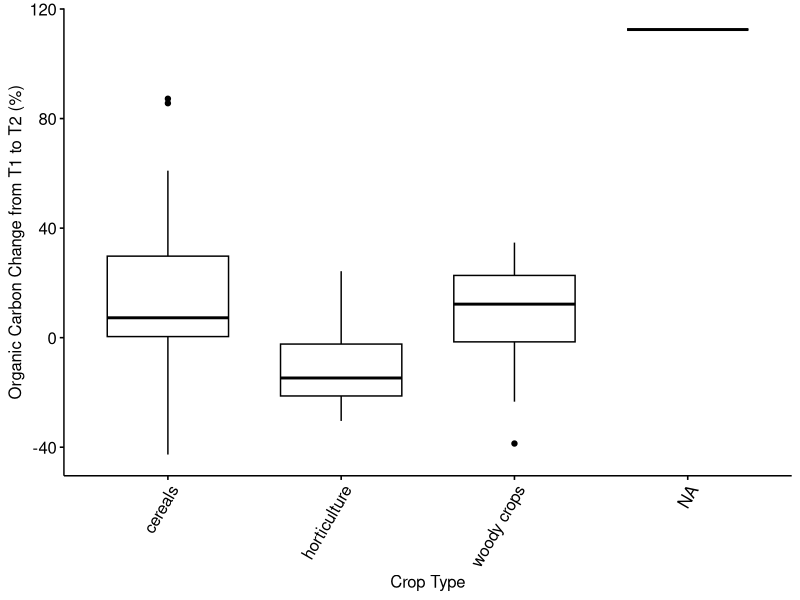
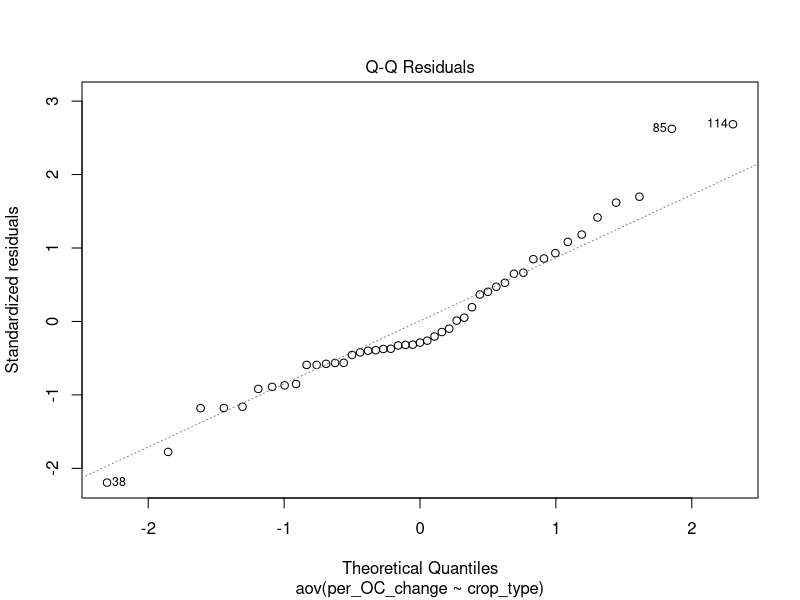
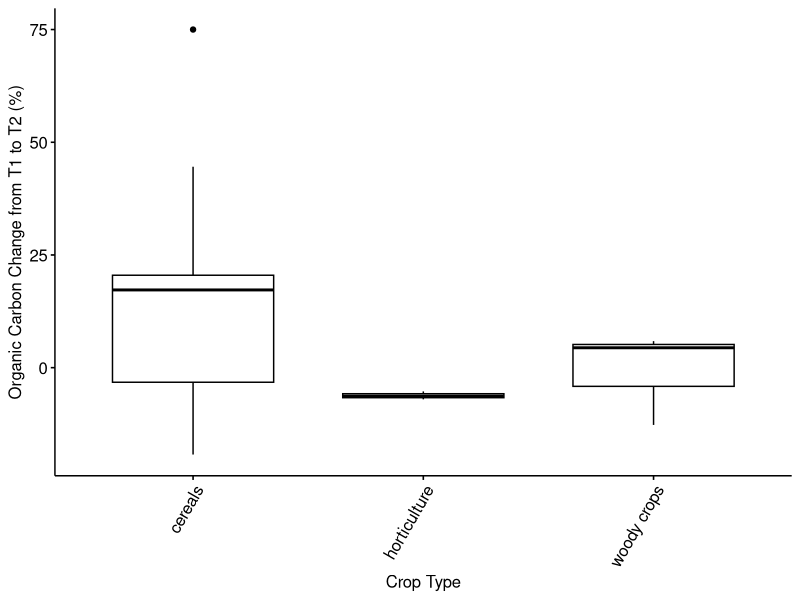
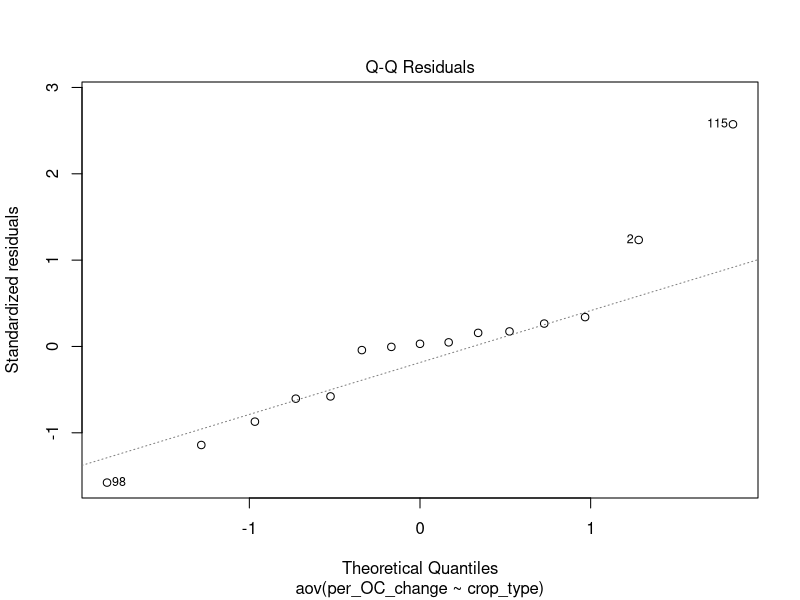
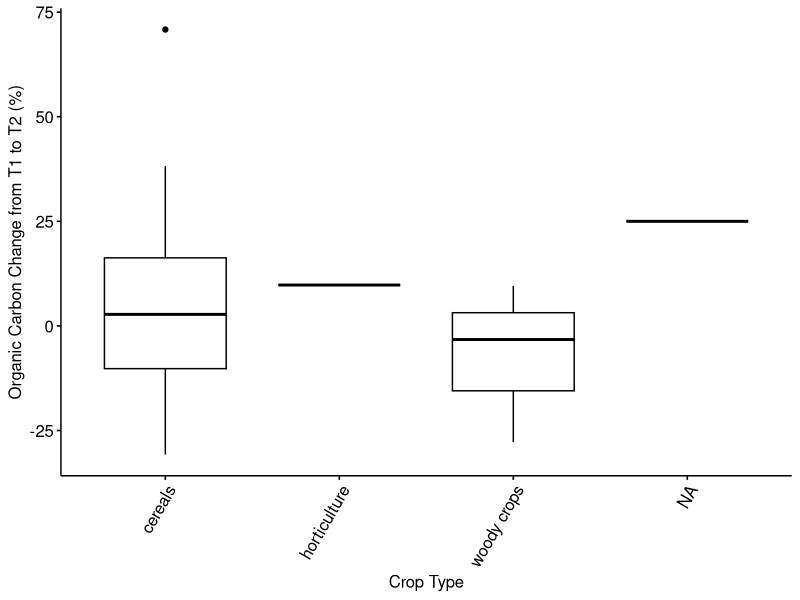
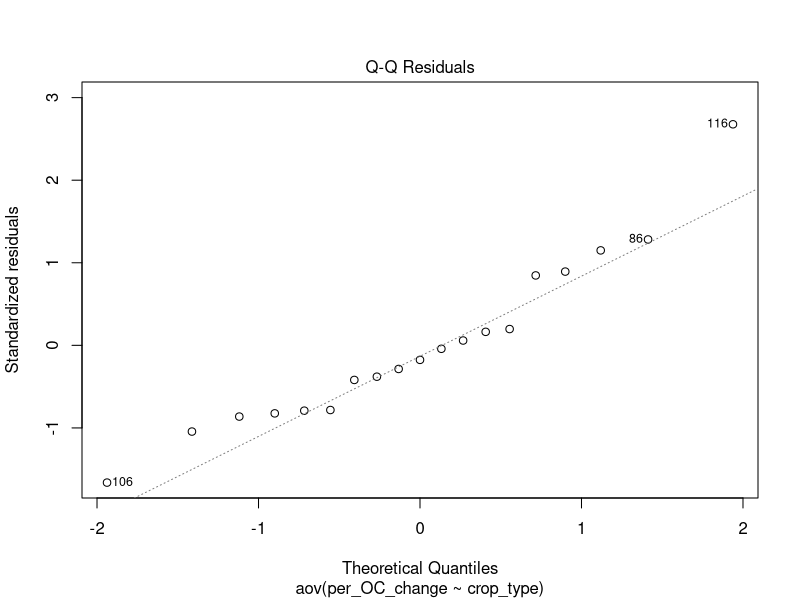
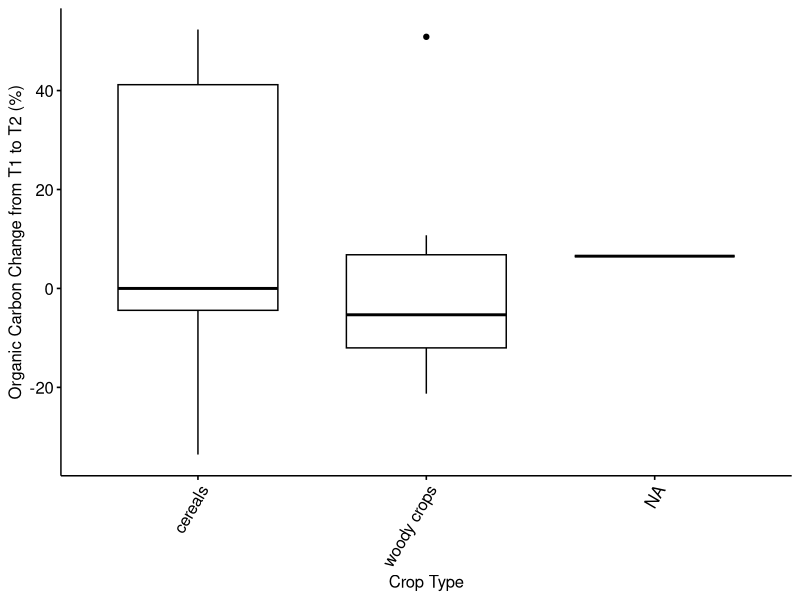
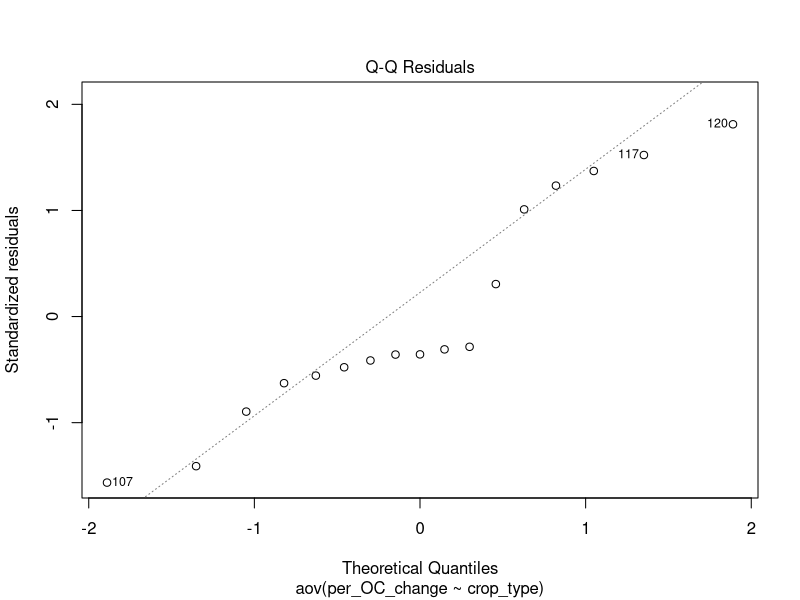

Reproduce these figures in R, in order.
## ---- chunk 1
# Load dataset
suppressWarnings(suppressMessages({
    library(tidyverse)
    library(ggpubr)
}))
## ---- chunk 2
# Load dataset
suppressWarnings(suppressMessages({
    datacsv <- read_csv("datasets/irrt1vt2_estBD_mar27.csv")
    dataset <- data.frame(datacsv)
}))
## ---- chunk 3
# Remove outliers
temp_dataset <- split(dataset, dataset$ref_num=="24")
dataset <- temp_dataset$'FALSE'

temp_dataset <- split(dataset, dataset$ref_num=="19")
dataset <- temp_dataset$'FALSE'
## ---- chunk 4
# Factor whole dataset
dataset[sapply(dataset, is.character)] <- lapply(dataset[sapply(dataset, is.character)], as.factor)

# Store rows without N+ and N- pairings in a temporary variable
tempData1a <- split(dataset, dataset$N_pair=="no")
dataseta <- tempData1a$'TRUE'

# For rows that do have a N+ and N- paring, store only the N- rows in a temporary variable
tempData1b <- split(dataset, dataset$N_pair_state=="N+")
datasetb <- tempData1b$'FALSE'

# Combine the two temporary variables into a unified dataset without the N+ treatments where such pairings exist in the dataset
dataset <- rbind(dataseta, datasetb)

# Separate out the 0 - 10 cm depth incrememt
tempData2 <- split(dataset, dataset$depth_cat_2=="0-10cm")
depth_10 <- tempData2$'TRUE'

# Separate out the 10 - 20 cm depth incrememt
tempData2 <- split(dataset, dataset$depth_cat_2=="10-20cm")
depth_20 <- tempData2$'TRUE'

# Separate out the 20 - 30 cm depth incrememt
tempData2 <- split(dataset, dataset$depth_cat_2=="20-30cm")
depth_30 <- tempData2$'TRUE'

# Separate out the 30+ cm depth incrememt
tempData2 <- split(dataset, dataset$depth_cat_2=="30+cm")
depth_30p <- tempData2$'TRUE'
## ---- chunk 5
# Boxplot to visualize the average percent change for each crop type category
p <- ggboxplot(depth_10, x="crop_type", y="per_OC_change", 
          #color = "depth_cat_2", palette = c("#00AFBB", "#E7B800", "#71f442", "#fc79e6"),
          ylab = "Organic Carbon Change from T1 to T2 (%)", xlab = "Crop Type")
p + theme(axis.text.x = element_text(angle = 60, hjust = 1))
## ---- chunk 6
aov_0_10_per_C <- aov(per_OC_change ~ crop_type, data = depth_10)
summary(aov_0_10_per_C)
plot(aov_0_10_per_C, 2)

TukeyHSD(aov_0_10_per_C)
## ---- chunk 7
# Boxplot to visualize the average percent change for each crop type category
p2 <- ggboxplot(depth_20, x="crop_type", y="per_OC_change", 
          #color = "depth_cat_2", palette = c("#00AFBB", "#E7B800", "#71f442", "#fc79e6"),
          ylab = "Organic Carbon Change from T1 to T2 (%)", xlab = "Crop Type")
p2 + theme(axis.text.x = element_text(angle = 60, hjust = 1))
## ---- chunk 8
aov_10_20_per_C <- aov(per_OC_change ~ crop_type, data = depth_20)
summary(aov_10_20_per_C)
plot(aov_10_20_per_C, 2)

TukeyHSD(aov_10_20_per_C)
## ---- chunk 9
# Boxplot to visualize the average percent change for each crop type category
p3 <- ggboxplot(depth_30, x="crop_type", y="per_OC_change", 
          #color = "depth_cat_2", palette = c("#00AFBB", "#E7B800", "#71f442", "#fc79e6"),
          ylab = "Organic Carbon Change from T1 to T2 (%)", xlab = "Crop Type")
p3 + theme(axis.text.x = element_text(angle = 60, hjust = 1))
## ---- chunk 10
aov_20_30_per_C <- aov(per_OC_change ~ crop_type, data = depth_30)
summary(aov_20_30_per_C)
plot(aov_20_30_per_C, 2)

TukeyHSD(aov_20_30_per_C)
## ---- chunk 11
# Boxplot to visualize the average percent change for each crop type category
p4 <- ggboxplot(depth_30p, x="crop_type", y="per_OC_change", 
          #color = "depth_cat_2", palette = c("#00AFBB", "#E7B800", "#71f442", "#fc79e6"),
          ylab = "Organic Carbon Change from T1 to T2 (%)", xlab = "Crop Type")
p4 + theme(axis.text.x = element_text(angle = 60, hjust = 1))
## ---- chunk 12
aov_30p_per_C <- aov(per_OC_change ~ crop_type, data = depth_30p)
summary(aov_30p_per_C)
plot(aov_30p_per_C, 2)

TukeyHSD(aov_30p_per_C)
## ---- chunk 13
# Boxplot to visualize the average percent change for each crop type category
p5 <- ggboxplot(dataset, x="crop_type", y="per_OC_change", 
          color = "depth_cat_2", palette = c("#00AFBB", "#E7B800", "#71f442", "#fc79e6"),
          ylab = "Organic Carbon Change from T1 to T2 (%)", xlab = "Crop Type")
p5 + theme(axis.text.x = element_text(angle = 60, hjust = 1))
